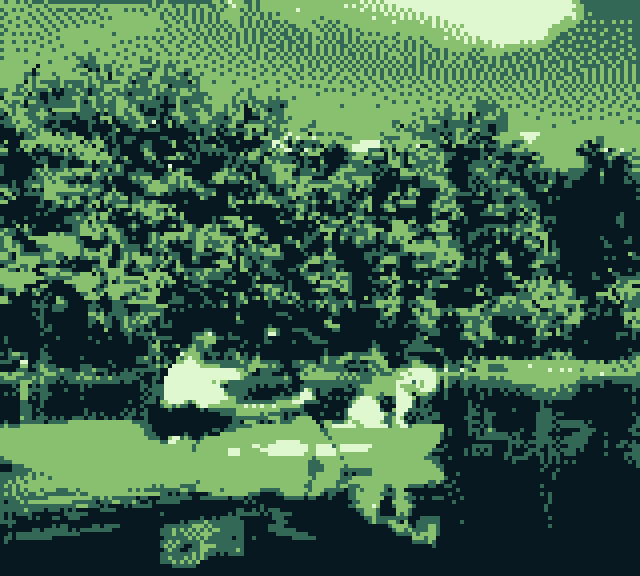
#> input picture examples/pixel_art/example.png, 1280 x 1152 px (shown at 1/2 size)
$ python gbsc.py ../examples/pixel_art/example.png
#> lines starting #> are read from the running program, lines starting #| are printed output that depends on the picture


from PIL import Image, ImageOps
import numpy as np
import os
import time
import sys

class GBTD:
    def __init__(self, image_input, filepath=None, filename=None):

        if isinstance(image_input, Image.Image):
            self.img = image_input
            self.extension = ".jpg"
        else:
            self.img = Image.open(image_input)
            self.extension = image_input.split("/")[-1].split(".")[-1]

        self.filepath = filepath
        self.filename = filename

    def show_img(self):
        """Display the image."""
        self.img.show()

    def resize_image(self, height=None, width=None, show=False):
        """
        Resizes an image from a given filepath to specified dimensions.

        Args:
        input_filepath (str): Path to the input image file.
        height (int, optional): Desired height of the image. Defaults to 8.
        width (int, optional): Desired width of the image. Defaults to 8.

        Returns:
        PIL.Image.Image: The resized image.
        """

        if not height and not width:
            return

        # Resize the image to the specified dimensions
        self.img = self.img.resize((width, height), Image.LANCZOS)

    def pad_img(self):
        """Pad the image symmetrically to ensure the width is a multiple of 8."""
        width, height = self.img.size
        new_width = ((width + 7) // 8) * 8
        padding = (new_width - width) // 2
        self.img = ImageOps.expand(self.img, border=(padding, 0), fill=0)
        if (new_width - width) % 2 != 0:
            self.img = ImageOps.expand(self.img, border=(0, 0, 1, 0), fill=(0, 0, 0))

    def convert_to_grayscale(self):
        """Convert the image to grayscale."""
        self.img = self.img.convert('L')

    def quantize_img(self):
        """Quantize the image to 0-3 levels."""
        scale = 256 // 4
        # The 3- below also inverts the colors
        # Consider making a separate invert function
        self.img = self.img.point(lambda x: 3-(x // scale))

    def save_img(self, directory=None, filename=None):
        """Save the image to the specified filepath."""
        if not filepath:
            directory = self.filepath
            filename = self.filename
        filepath = os.path.join(directory, filename + self.extension)
        self.img.save(filepath)

    def split_img(self):
        """Split the image into Nx8 sets of pixels."""
        width, height = self.img.size
        assert width % 8 == 0, "Width must be a multiple of 8"
        return [self.img.crop((x, 0, x + 8, height)) for x in range(0, width, 8)]

    def get_pixel_values(self):
        """Return a 1-dimensional list of each pixel value in the image."""
        return list(self.img.getdata())

    def convert_to_gbtd(self, pixel_arrays):
        """Convert arrays of pixels into GBTD format."""
        final_output = []

        # Adjust input to ensure it is a list of lists
        if not isinstance(pixel_arrays[0], list):
            pixel_arrays = [pixel_arrays]

        for pixel_array in pixel_arrays:
            msb, lsb = "", ""
            for i, pixel in enumerate(pixel_array):
                msb += str(pixel // 2)
                lsb += str(pixel % 2)
                # Process each 8 pixels as one byte
                if (i + 1) % 8 == 0:
                    final_output.extend([int(msb, 2), int(lsb, 2)])
                    msb, lsb = "", ""

        return final_output

    def write_c_h_files(self, gbtd_array, directory=None, filename=None):

        if not directory:
            directory = "./"
        if not filename:
            filename = "output"

        c_filename = os.path.join(directory, filename + ".c")
        h_filename = os.path.join(directory, filename + ".h")

        # Format hex values with line breaks after every 8 values
        hex_lines = []
        for i in range(0, len(gbtd_array), 8):
            line = ", ".join(f"0x{value:02X}" for value in gbtd_array[i:i+8])
            hex_lines.append(line)
        hex_values = ",\n  ".join(hex_lines)

        c_content = f"""/*
 {filename.upper()}.C

 Tile Source File.

 Info:
  Form                 : All tiles as one unit.
  Format               : Gameboy 4 color.
  Compression          : None.
  Counter              : None.
  Tile size            : 8 x 8
  Tiles                : 0 to 0

  Palette colors       : None.
  SGB Palette          : None.
  CGB Palette          : None.

  Convert to metatiles : No.

 This file was generated by GBTD python class

*/

/* Start of tile array. */
unsigned char {filename}[] =
{{
  {hex_values}
}};

/* End of {filename.upper()}.C */
"""

        h_content = f"""/*
 {filename.upper()}.H

 Include File.

 Info:
  Form                 : All tiles as one unit.
  Format               : Gameboy 4 color.
  Compression          : None.
  Counter              : None.
  Tile size            : N x N
  Tiles                : N to N

  Palette colors       : None.
  SGB Palette          : None.
  CGB Palette          : None.

  Convert to metatiles : No.

 This file was generated by GBTD python class

*/

/* Bank of tiles. */
#define {filename}Bank 0
/* Start of tile array. */
extern unsigned char {filename}[];

/* End of {filename.upper()}.H */
"""

        with open(c_filename, "w") as c_file:
            c_file.write(c_content)

        with open(h_filename, "w") as h_file:
            h_file.write(h_content)

        return c_filename, h_filename

    @staticmethod
    def generate_image(height=8, width=8, color=None, filepath=None):
        # Define a dictionary to map color names to RGB values
        color_map = {
            'black': (0, 0, 0),
            'white': (255, 255, 255),
            'dark grey': (191, 191, 191),
            'dark gray': (191, 191, 191),
            'light grey': (64, 64, 64),
            'light gray': (64, 64, 64)
        }

        # List of valid color names
        valid_colors = list(color_map.keys())

        # If color_name is None or not valid, select a random color
        if color is None or color.lower() not in color_map:
            random_pixels = np.random.randint(0, 256, (height, width, 3), dtype=np.uint8)
            img = Image.fromarray(random_pixels, 'RGB')

        else:
            # Create an 8x8 image with the specified or randomly selected color
            img = Image.new('RGB', (8, 8), color_map[color.lower()])

        # Save
        if not filepath:
            img.save("test_image.jpg", "JPEG")
        else:
            img.save(filepath, "JPEG")

        return img

    @staticmethod
    def run(filepath, height=None, width=None, outpath=None, show=False):

        # Get the filename from the filepath
        #filename = filepath.split("\\")[-1].split(".")[0]
        #extension = filepath.split("\\")[-1].split(".")[-1]
        f = os.path.basename(filepath)
        filename, extension = os.path.splitext(f)
        if not outpath:
            outpath = os.path.dirname(filepath)

        # Process the image
        gbtd = GBTD(filepath)
        if show:
            gbtd.show_img()
        gbtd.convert_to_grayscale()
        if show:
            gbtd.show_img()
        gbtd.resize_image(height=height, width=width)
        if show:
            gbtd.show_img()
        gbtd.pad_img()
        gbtd.quantize_img()
        if show:
            gbtd.show_img()
        sections = gbtd.split_img()
        sections_pixels = [GBTD(sect).get_pixel_values() for sect in sections]
        gbtd_array = gbtd.convert_to_gbtd(sections_pixels)
        c_file, h_file = gbtd.write_c_h_files(gbtd_array, directory=outpath, filename=filename)

# Example usage
if __name__ == "__main__":

    # [5 lines of commented-out code are left out]
    images = sys.argv[1:]
    sz = None
    h = None
    w = None
    for i in images:
        if "size=" in i.lower():
            sz = i.lower().split("size=")[1]
            w = int(sz.split("x")[0])
            h = int(sz.split("x")[1])
            sz = None
            if w == 0:
                w = None
            if h == 0:
                h = None
        else:
            GBTD.run(i,height=h,width=w,show=True)
#> this loop made 1 pass
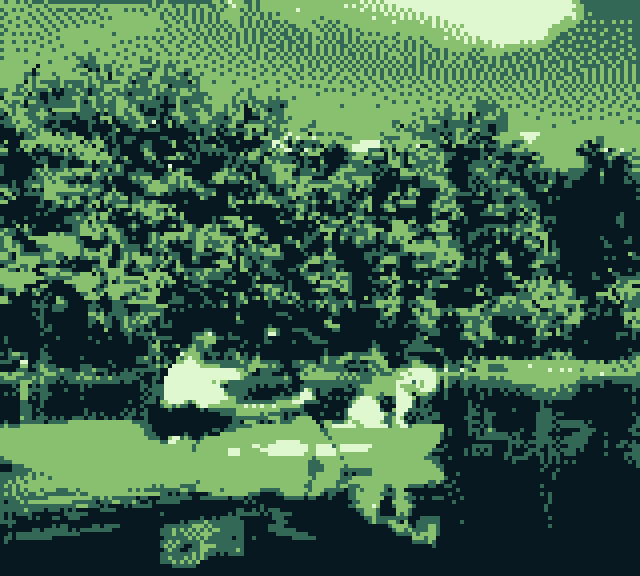
#> input picture examples/pixel_art/example.png, 1280 x 1152 px (shown at 1/2 size)
#> pass 1, in convert_to_grayscale, `self.img = self.img.convert('L')`:
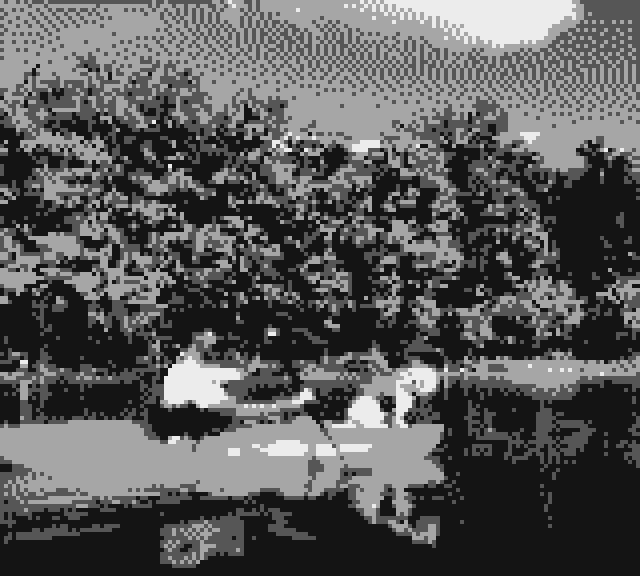
#> self.img: PIL image 1280x1152 L (shown at 1/2 size); min 20, max 236, mean 89.4
#> pass 1, in quantize_img, `self.img = self.img.point(lambda x: 3-(x // scale))`:
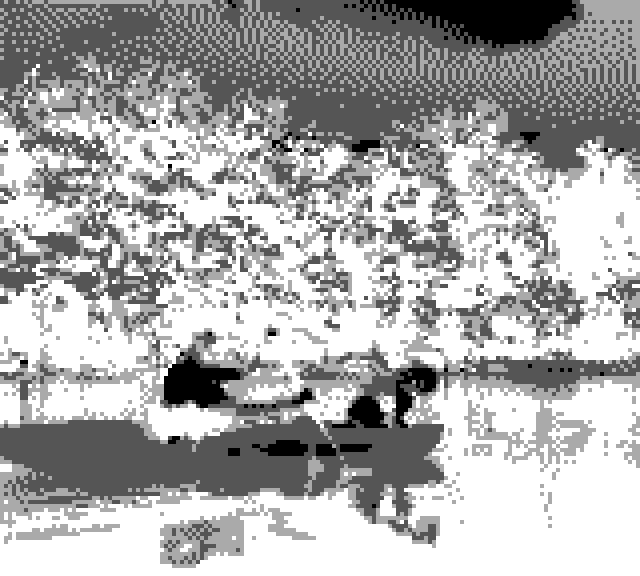
#> self.img: PIL image 1280x1152 L (shown at 1/2 size); min 0, max 3, mean 2.02; drawn with min black and max white

    # [17 lines of commented-out code are left out]
